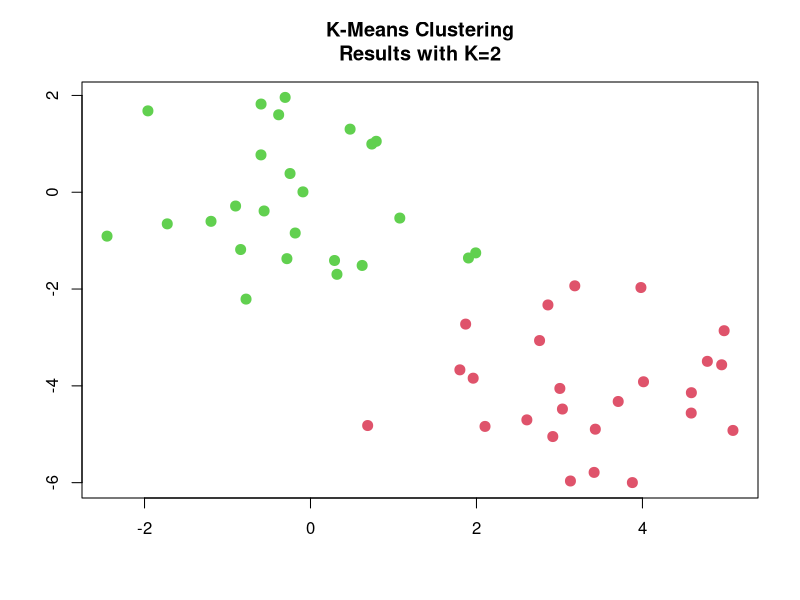
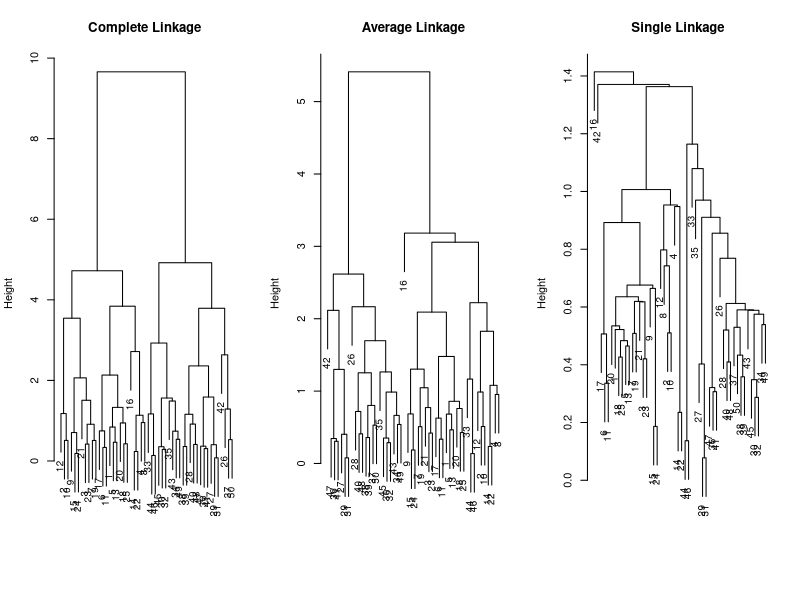
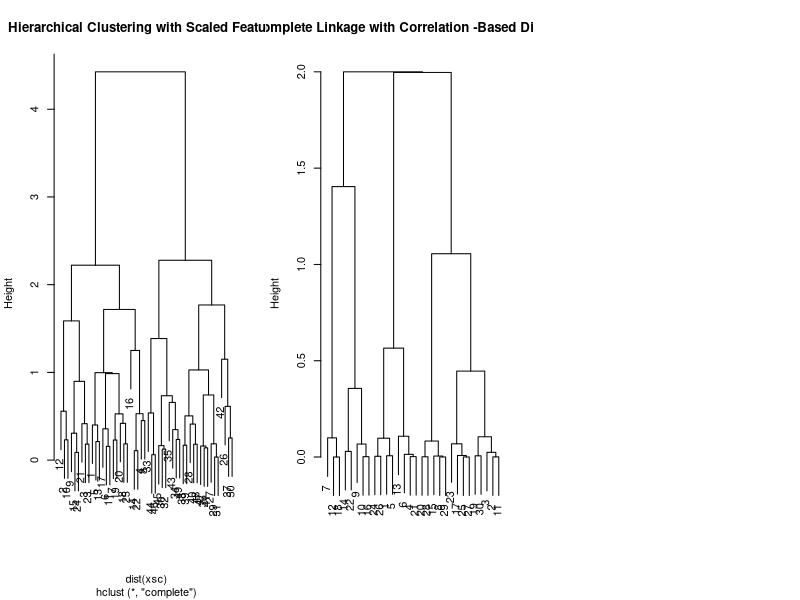
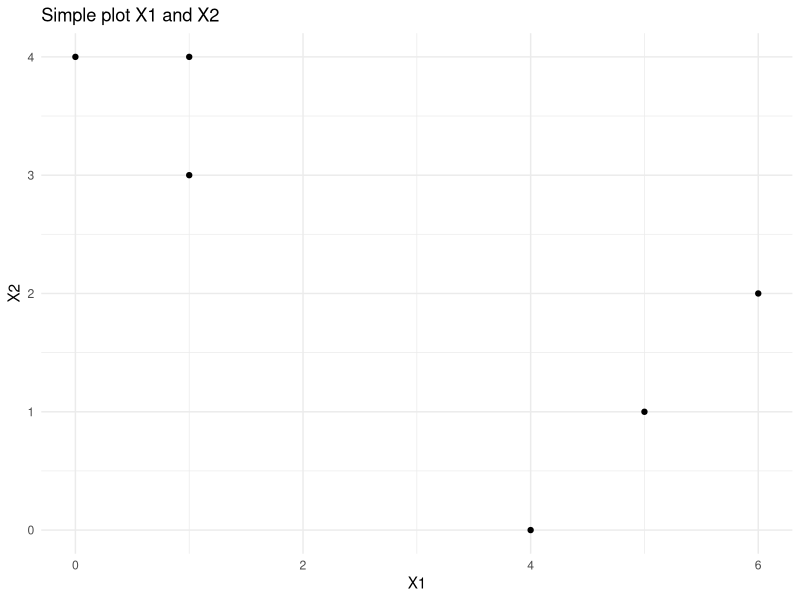
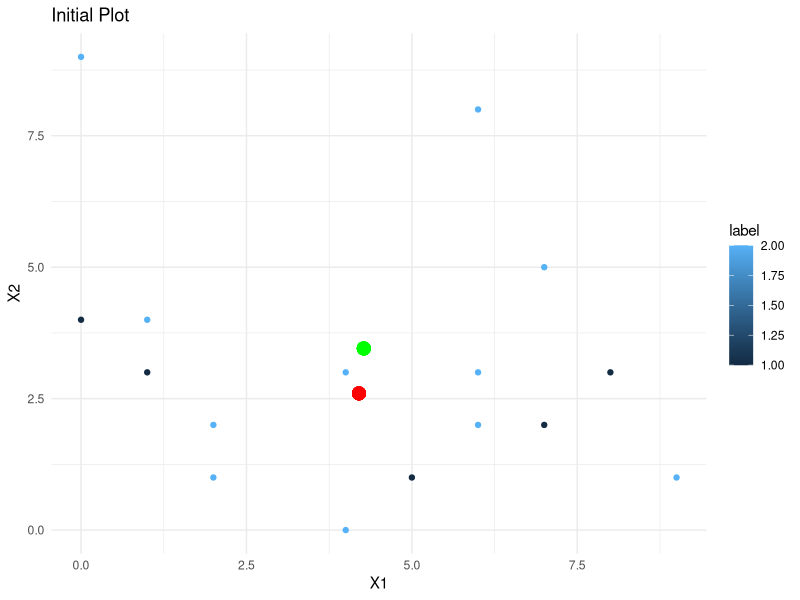

Here is the R script that generated these plots, in order: (Note: this script raises an error after producing the figures.)
## ---- chunk 1
library(tidyverse)
## ---- chunk 2
set.seed(2)
x=matrix(rnorm (50*2), ncol=2)
x[1:25,1]=x[1:25,1]+3
x[1:25,2]=x[1:25,2]-4
## ---- chunk 3
km.out=kmeans (x,2, nstart =20)
plot(x, col=(km.out$cluster +1), main="K-Means Clustering
Results with K=2", xlab="", ylab="", pch=20, cex=2)
## ---- chunk 4
set.seed(3)
km.out=kmeans (x,2, nstart = 1)
km.out$tot.withinss

km.out=kmeans (x,2, nstart =20)
km.out$tot.withinss

## ---- chunk 5
hc.complete = hclust(dist(x), method="complete")
hc.complete
## ---- chunk 6
hc.average =hclust(dist(x), method ="average")
hc.single=hclust(dist(x), method ="single")
## ---- chunk 7
par(mfrow=c(1,3))
plot(hc.complete ,main="Complete Linkage ", xlab="", sub="", cex=.9)
plot(hc.average , main="Average Linkage", xlab="", sub="", cex=.9)
plot(hc.single , main="Single Linkage ", xlab="", sub="", cex=.9)
## ---- chunk 8
cutree(hc.complete,2)
cutree(hc.average,2)
cutree(hc.single,2)
## ---- chunk 9
xsc=scale(x)
plot(hclust(dist(xsc), method ="complete"), main=" Hierarchical Clustering with Scaled Features ")
## ---- chunk 10
x=matrix(rnorm (30*3), ncol=3)
dd=as.dist(1-cor(t(x)))
plot(hclust(dd, method ="complete"), main=" Complete Linkage with Correlation -Based Distance ", xlab="", sub ="")
## ---- chunk 11
#Example from the book
X1 <- c(1,1,0,5,6,4)
X2 <- c(4,3,4,1,2,0)

df <- tibble(X1=X1,X2=X2)
df
## ---- chunk 12
ggplot(df, aes(X1,X2)) + geom_point() + theme_minimal()+ggtitle("Simple plot X1 and X2")
## ---- chunk 13
df <- df %>% 
  mutate('label' = sample.int(2, size=6, replace=TRUE))

df
  
## ---- chunk 14
cluster1 <- filter(df, df$label == 1)
cluster2 <- filter(df, df$label == 2)

centroid1 <- tibble("X1" = mean(cluster1$X1), "X2" = mean(cluster1$X2))
#centroid1

centroid2 <- tibble("X1" = mean(cluster2$X1), "X2" = mean(cluster2$X2))
#centroid2
## ---- chunk 15
#assign centroids
cluster1 <- filter(df, df$label == 1)
cluster2 <- filter(df, df$label == 2)

centroid1 <- tibble("X1" = mean(cluster1$X1), "X2" = mean(cluster1$X2))
centroid2 <- tibble("X1" = mean(cluster2$X1), "X2" = mean(cluster2$X2))


for (val in 1:nrow(df)) {
  #print(val)
  var <- df[val,1:2] #store position of each element to compare with centroid
  
  dist1 = dist(rbind(var, centroid1), method="euclidean")
  dist2 = dist(rbind(var, centroid2), method="euclidean") 

  df[val, 3] = case_when(dist1 <= dist2 ~ 1, dist2 < dist1 ~ 2) 
 
  }
## ---- chunk 16
#generate df
X1 <- c(1,1,0,5,6,4,6,7,2,4,6,7,8,9,0,2)
X2 <- c(4,3,4,1,2,0,3,5,1,3,8,2,3,1,9,2)

df <- tibble(X1=X1,X2=X2)

#assign random labels
df <- df %>% 
  mutate('label' = sample.int(2, size=nrow(df), replace=TRUE))

## ---- chunk 17
#initialize first time 
cluster1 <- filter(df, df$label == 1)
cluster2 <- filter(df, df$label == 2)

centroid1 <- tibble("X1" = mean(cluster1$X1), "X2" = mean(cluster1$X2))
centroid2 <- tibble("X1" = mean(cluster2$X1), "X2" = mean(cluster2$X2))

centroid1_new = 0
centroid2_new = 0

ggplot(df, aes(X1,X2,color=label)) + geom_point() + geom_point(aes(centroid1$X1, centroid1$X2), color = "red", size=4) + geom_point(aes(centroid2$X1, centroid2$X2), color = "green", size=4) + theme_minimal()+ggtitle("Initial Plot")

while ((centroid1_new != centroid1) & centroid2_new != centroid2) {
  
#assign centroids
cluster1 <- filter(df, df$label == 1)
cluster2 <- filter(df, df$label == 2)

centroid1 <- tibble("X1" = mean(cluster1$X1), "X2" = mean(cluster1$X2))
centroid2 <- tibble("X1" = mean(cluster2$X1), "X2" = mean(cluster2$X2))


for (val in 1:nrow(df)) {
  
  var <- df[val,1:2] #store position of each element to compare with centroid
  
  #evaluate distance of each obs x each centroid
  dist1 = dist(rbind(var, centroid1), method="euclidean")
  dist2 = dist(rbind(var, centroid2), method="euclidean") 

  #assign label to the closest distance!  
  df[val, 3] = case_when(dist1 <= dist2 ~ 1, dist2 < dist1 ~ 2) 
 
}

#iterating with visuals
print(  
  ggplot(df, aes(X1,X2,color=label)) + geom_point() + geom_point(aes(centroid1$X1, centroid1$X2), color = "red", size=4) + geom_point(aes(centroid2$X1, centroid2$X2), color = "green", size=4) + theme_minimal()+ggtitle("Iterative PLOT")
  )
cluster1 <- filter(df, df$label == 1)
cluster2 <- filter(df, df$label == 2)

centroid1_new <- tibble("X1" = mean(cluster1$X1), "X2" = mean(cluster1$X2))
centroid2_new <- tibble("X1" = mean(cluster2$X1), "X2" = mean(cluster2$X2))

}
df
## ---- chunk 18
ggplot(df, aes(X1,X2,color=label)) + geom_point() + theme_minimal()+ggtitle("Simple plot X1 and X2")
